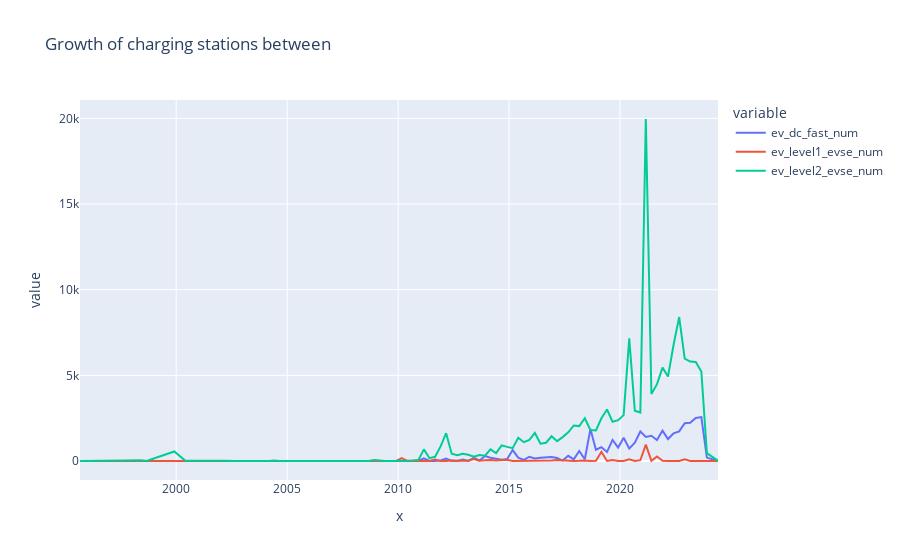

Here is the notebook cell this chart was saved with:
### Code cell
px.line(elec_charge_df_melt, x = elec_charge_df_melt["open_date"].dt.strftime("%Y-%m"), y=elec_charge_df_melt['value'],color='variable',
                                title=f'Growth of charging stations between')

### Figure 1 — Plotly figure (JSON) as saved in the notebook; plotly's stock layout.template omitted (floating-point values rounded to 4 significant figures)
{"data": [{"hovertemplate": "variable=ev_dc_fast_num<br>x=%{x}<br>value=%{y}<extra></extra>", "legendgroup": "ev_dc_fast_num", "line": {"color": "#636efa", "dash": "solid"}, "marker": {"symbol": "circle"}, "mode": "lines", "name": "ev_dc_fast_num", "orientation": "v", "showlegend": true, "type": "scatter", "x": ["1995-09", "1996-12", "1997-09", "1998-06", "1998-09", "1999-12", "2000-06", "2002-03", "2002-06", "2002-09", "2004-03", "2004-06", "2004-09", "2005-09", "2006-09", "2007-03", "2008-03", "2008-09", "2008-12", "2009-03", "2009-06", "2009-09", "2009-12", "2010-03", "2010-06", "2010-09", "2010-12", "2011-03", "2011-06", "2011-09", "2011-12", "2012-03", "2012-06", "2012-09", "2012-12", "2013-03", "2013-06", "2013-09", "2013-12", "2014-03", "2014-06", "2014-09", "2014-12", "2015-03", "2015-06", "2015-09", "2015-12", "2016-03", "2016-06", "2016-09", "2016-12", "2017-03", "2017-06", "2017-09", "2017-12", "2018-03", "2018-06", "2018-09", "2018-12", "2019-03", "2019-06", "2019-09", "2019-12", "2020-03", "2020-06", "2020-09", "2020-12", "2021-03", "2021-06", "2021-09", "2021-12", "2022-03", "2022-06", "2022-09", "2022-12", "2023-03", "2023-06", "2023-09", "2023-12", "2024-06"], "xaxis": "x", "y": [0, 0, 0, 0, 0, 19, 0, 0, 0, 0, 0, 0, 0, 0, 0, 0, 0, 0, 0, 0, 0, 0, 0, 1, 0, 0, 6, 156, 6, 4, 36, 144, 9, 4, 79, 3, 180, 29, 287, 187, 118, 80, 117, 637, 199, 69, 249, 153, 195, 194, 228, 179, 26, 303, 92, 581, 102, 1862, 655, 805, 528, 1234, 786, 1357, 725, 1074, 1725, 1405, 1474, 1220, 1775, 1281, 1620, 1728, 2202, 2228, 2514, 2567, 199, 4], "yaxis": "y"}, {"hovertemplate": "variable=ev_level1_evse_num<br>x=%{x}<br>value=%{y}<extra></extra>", "legendgroup": "ev_level1_evse_num", "line": {"color": "#EF553B", "dash": "solid"}, "marker": {"symbol": "circle"}, "mode": "lines", "name": "ev_level1_evse_num", "orientation": "v", "showlegend": true, "type": "scatter", "x": ["1995-09", "1996-12", "1997-09", "1998-06", "1998-09", "1999-12", "2000-06", "2002-03", "2002-06", "2002-09", "2004-03", "2004-06", "2004-09", "2005-09", "2006-09", "2007-03", "2008-03", "2008-09", "2008-12", "2009-03", "2009-06", "2009-09", "2009-12", "2010-03", "2010-06", "2010-09", "2010-12", "2011-03", "2011-06", "2011-09", "2011-12", "2012-03", "2012-06", "2012-09", "2012-12", "2013-03", "2013-06", "2013-09", "2013-12", "2014-03", "2014-06", "2014-09", "2014-12", "2015-03", "2015-06", "2015-09", "2015-12", "2016-03", "2016-06", "2016-09", "2016-12", "2017-03", "2017-06", "2017-09", "2017-12", "2018-03", "2018-06", "2018-09", "2018-12", "2019-03", "2019-06", "2019-09", "2019-12", "2020-03", "2020-06", "2020-09", "2020-12", "2021-03", "2021-06", "2021-09", "2021-12", "2022-03", "2022-06", "2022-09", "2022-12", "2023-03", "2023-06", "2023-09", "2023-12", "2024-06"], "xaxis": "x", "y": [0, 0, 0, 1, 0, 0, 0, 0, 4, 1, 0, 3, 0, 0, 0, 0, 0, 3, 16, 0, 1, 6, 7, 163, 2, 12, 20, 9, 6, 82, 6, 4, 34, 15, 11, 17, 120, 19, 45, 63, 33, 43, 74, 4, 7, 2, 4, 4, 20, 32, 27, 61, 30, 0, 7, 8, 35, 3, 18, 535, 3, 59, 2, 3, 104, 5, 46, 953, 6, 262, 12, 1, 0, 4, 100, 1, 7, 11, 0, 0], "yaxis": "y"}, {"hovertemplate": "variable=ev_level2_evse_num<br>x=%{x}<br>value=%{y}<extra></extra>", "legendgroup": "ev_level2_evse_num", "line": {"color": "#00cc96", "dash": "solid"}, "marker": {"symbol": "circle"}, "mode": "lines", "name": "ev_level2_evse_num", "orientation": "v", "showlegend": true, "type": "scatter", "x": ["1995-09", "1996-12", "1997-09", "1998-06", "1998-09", "1999-12", "2000-06", "2002-03", "2002-06", "2002-09", "2004-03", "2004-06", "2004-09", "2005-09", "2006-09", "2007-03", "2008-03", "2008-09", "2008-12", "2009-03", "2009-06", "2009-09", "2009-12", "2010-03", "2010-06", "2010-09", "2010-12", "2011-03", "2011-06", "2011-09", "2011-12", "2012-03", "2012-06", "2012-09", "2012-12", "2013-03", "2013-06", "2013-09", "2013-12", "2014-03", "2014-06", "2014-09", "2014-12", "2015-03", "2015-06", "2015-09", "2015-12", "2016-03", "2016-06", "2016-09", "2016-12", "2017-03", "2017-06", "2017-09", "2017-12", "2018-03", "2018-06", "2018-09", "2018-12", "2019-03", "2019-06", "2019-09", "2019-12", "2020-03", "2020-06", "2020-09", "2020-12", "2021-03", "2021-06", "2021-09", "2021-12", "2022-03", "2022-06", "2022-09", "2022-12", "2023-03", "2023-06", "2023-09", "2023-12", "2024-06"], "xaxis": "x", "y": [7, 3, 26, 49, 1, 557, 8, 15, 29, 1, 6, 30, 1, 9, 7, 1, 3, 7, 53, 8, 4, 2, 3, 18, 30, 26, 62, 678, 163, 247, 854, 1621, 423, 338, 424, 365, 248, 352, 309, 681, 466, 912, 825, 752, 1355, 1099, 1237, 1638, 1013, 1065, 1443, 1160, 1394, 1671, 2076, 2039, 2495, 1813, 1782, 2494, 3006, 2291, 2383, 2678, 7156, 2937, 2827, 19965, 3915, 4484, 5451, 4929, 6786, 8402, 5972, 5803, 5779, 5222, 460, 10], "yaxis": "y"}], "layout": {"legend": {"title": {"text": "variable"}, "tracegroupgap": 0}, "title": {"text": "Growth of charging stations between"}, "xaxis": {"anchor": "y", "domain": [0, 1], "title": {"text": "x"}}, "yaxis": {"anchor": "x", "domain": [0, 1], "title": {"text": "value"}}}}
